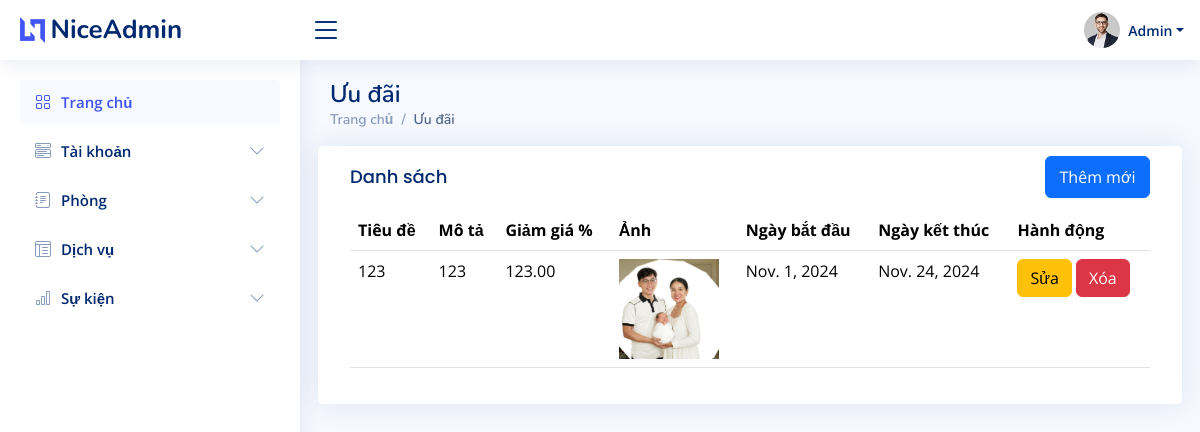
The page /admin_dashboard/gifts (signed in) on the database its author committed.
### admin_custom/models.py (models this page shows, shortened)
class Offer(models.Model):
    title = models.CharField(max_length=100)
    description = models.TextField()
    discount_percentage = models.DecimalField(max_digits=5, decimal_places=2)
    image = models.ImageField(upload_to=get_image_upload_path_post, null=True, blank=True)
    start_date = models.DateField()
    end_date = models.DateField()
    class Meta:
        permissions = [
            ("can_view_offer", "Can view offer"),
            ("can_create_offer", "Can create offer"),
            ("can_edit_offer", "Can edit offer"),
            ("can_delete_offer", "Can delete offer"),
        ]

### admin_custom/views.py (the view, shortened to what this page needs)
# urls.py: path('admin_dashboard/gifts', admin_custom.admin_gift, name='admin_gift'),
@login_required
def admin_gift(request):
    offers = Offer.objects.all()
    return render(request, 'admin/gift.html', {'offers': offers})

### home/Templates/admin/gift.html (shortened to what this page needs)
{% load static %}
<!DOCTYPE html>
<html lang="en">
<head>
    <link href="{% static 'assets/vendor/bootstrap/css/bootstrap.min.css' %}" rel="stylesheet" />
    <link href="{% static 'assets/vendor/bootstrap-icons/bootstrap-icons.css' %}" rel="stylesheet" />
    <link href="{% static 'assets/vendor/boxicons/css/boxicons.min.css' %}" rel="stylesheet" />
    <link href="{% static 'assets/vendor/quill/quill.snow.css' %}" rel="stylesheet" />
    <link href="{% static 'assets/vendor/quill/quill.bubble.css' %}" rel="stylesheet" />
    <link href="{% static 'assets/vendor/remixicon/remixicon.css' %}" rel="stylesheet" />
    <link href="{% static 'assets/vendor/simple-datatables/style.css' %}" rel="stylesheet" />
    <link href="{% static 'assets/css/style.css' %}" rel="stylesheet" />
</head>
<body>
    {% include 'includes/admin/header.html' %}
    {% include 'includes/admin/sidebar.html' %}
    <main id="main" class="main">
        <div class="pagetitle">
            <h1>Ưu đãi</h1>
            <nav>
                <ol class="breadcrumb">
                    <li class="breadcrumb-item"><a href="index.html">Trang chủ</a></li>
                    <li class="breadcrumb-item active">Ưu đãi</li>
                </ol>
            </nav>
        </div>
        <section class="section dashboard">
            <div class="row">
                <div class="card">
                    <div class="card-body">
                        <div class="d-flex justify-content-between">
                            <h5 class="card-title">Danh sách</h5>
                            <button type="button" style="margin-top:10px;width:105px;height:42px" class="btn btn-primary" data-bs-toggle="modal" data-bs-target="#createOfferModal">Thêm mới</button>
                        </div>
                        <table class="table">
                            <thead>
                                <tr>
                                    <th>Tiêu đề</th>
                                    <th>Mô tả</th>
                                    <th>Giảm giá %</th>
                                    <th>Ảnh</th>
                                    <th>Ngày bắt đầu</th>
                                    <th>Ngày kết thúc</th>
                                    <th>Hành động</th>
                                </tr>
                            </thead>
                            <tbody>
                                {% for offer in offers %}
                                    <tr>
                                        <td>{{ offer.title }}</td>
                                        <td>{{ offer.description }}</td>
                                        <td>{{ offer.discount_percentage }}</td>
                                        <td>
                                            {% if offer.image %}
                                                <img src="{{ offer.image.url }}" alt="Offer Image" width="100">
                                            {% else %}
                                                <img src="{% static 'images/default_offer.jpg' %}" alt="Default Image" width="100">
                                            {% endif %}
                                        </td>
                                        <td>{{ offer.start_date }}</td>
                                        <td>{{ offer.end_date }}</td>
                                        <td>
                                            <button type="button" class="btn btn-warning" data-bs-toggle="modal" data-bs-target="#editOfferModal{{ offer.id }}">Sửa</button>
                                            <form method="POST" action="{% url 'delete_gift' offer.id %}" style="display:inline;">
                                                <button type="submit" class="btn btn-danger">Xóa</button>
                                            </form>
                                        </td>
                                    </tr>
                                {% endfor %}
                            </tbody>
                        </table>
                    </div>
                </div>
            </div>
        </section>
    </main>
</body>
</html>

### home/static/assets/css/style.css (style rules this page uses)
:root { scroll-behavior: smooth; }
body { font-family: "Open Sans", sans-serif; background: #f6f9ff; color: #444444; }
a { color: #4154f1; text-decoration: none; }
h1, h2, h3, h4, h5, h6 { font-family: "Nunito", sans-serif; }
#main { margin-top: 60px; padding: 20px 30px; transition: all 0.3s; }
.pagetitle { margin-bottom: 10px; }
.pagetitle h1 { font-size: 24px; margin-bottom: 0; font-weight: 600; color: #012970; }
.card { margin-bottom: 30px; border: none; border-radius: 5px; box-shadow: 0px 0 30px rgba(1, 41, 112, 0.1); }
.card-title { padding: 20px 0 15px 0; font-size: 18px; font-weight: 500; color: #012970; font-family: "Poppins", sans-serif; }
.card-body { padding: 0 20px 20px 20px; }
.breadcrumb { font-size: 14px; font-family: "Nunito", sans-serif; color: #899bbd; font-weight: 600; }
.breadcrumb a { color: #899bbd; transition: 0.3s; }
.breadcrumb .breadcrumb-item::before { color: #899bbd; }
.breadcrumb .active { color: #51678f; font-weight: 600; }
@media (min-width: 1200px) { #main, #footer { margin-left: 300px; } }

### rows shown on the page
Offer: title "123", description "123", discount_percentage "123.00", image (picture), start_date "Nov. 1, 2024", end_date "Nov. 24, 2024"
